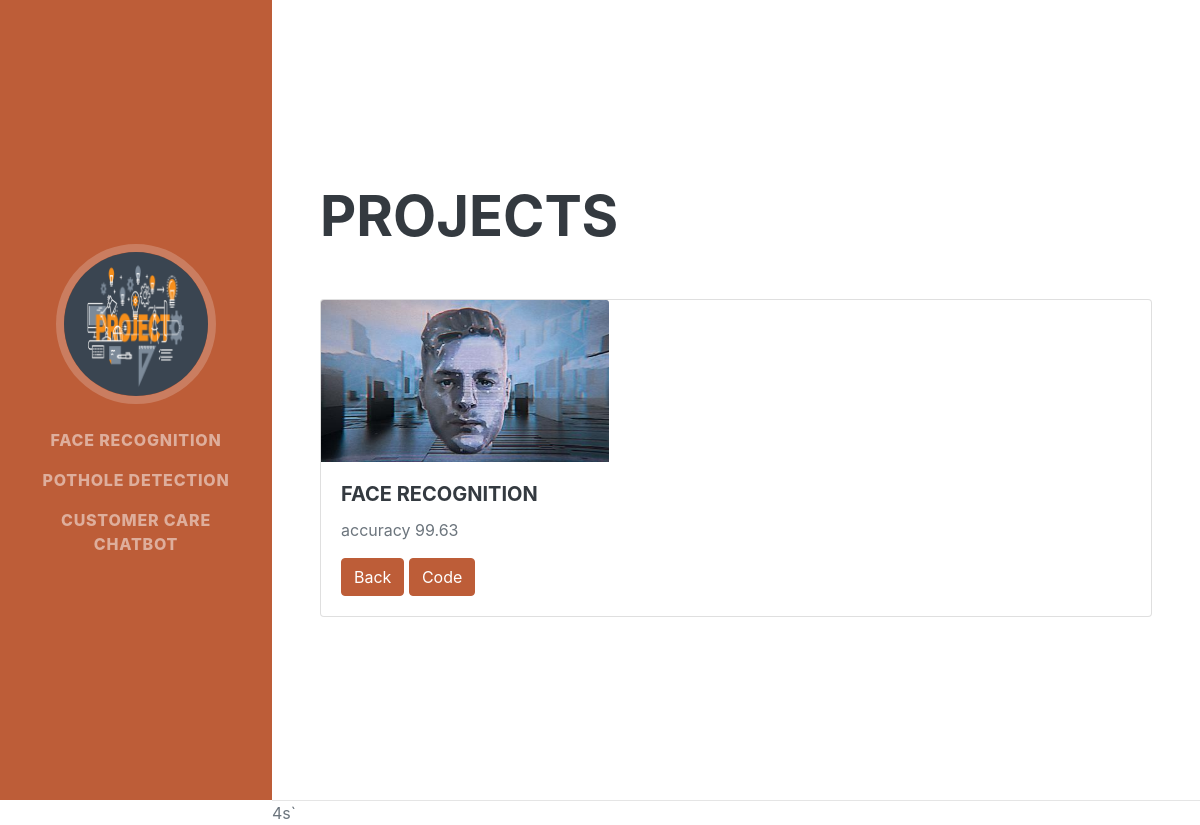
The page /details/1 on the database its author committed.
### core/models.py (models this page shows, shortened)
class Project(models.Model):
    title = models.CharField(max_length=200)
    description = models.CharField(max_length=500)
    image = models.ImageField(upload_to='images/')
    url = models.URLField(blank=True)

### core/views.py (the view)
# urls.py: path('details/<int:pk>',views.details,name='details'),
def details(request,pk):
    obj = get_object_or_404(Project,id=pk)
    objs = Project.objects.all()
    context = {
        'obj':obj,
        'objs':objs
    }
    return render(request,'details.html',context)

### core/templates/details.html (shortened to what this page needs)
<!DOCTYPE html>
<html lang="en">
{% load static %}
    <head>
        <link href="{% static 'css/css.css' %}" rel="stylesheet" type="text/css" />
        <link href="{% static 'css/css2.css' %}" rel="stylesheet" type="text/css" />
        <link href="{% static 'css/styles.css' %}" rel="stylesheet" />
    </head>
    <body id="page-top">
        <nav class="navbar navbar-expand-lg navbar-dark bg-primary fixed-top" id="sideNav">
            <a class="navbar-brand js-scroll-trigger" href="#page-top">
                <span class="d-none d-lg-block"><img class="img-fluid img-profile rounded-circle mx-auto mb-2" src="{% static 'assets/img/project2.png' %}" alt="" /></span>
            </a>
            <div class="collapse navbar-collapse" id="navbarSupportedContent">
                <ul class="navbar-nav">
                    {% for obj in objs %}
                        <li class="nav-item"><a class="nav-link js-scroll-trigger" href="{% url 'details' obj.id %}">{{ obj.title }}</a></li>
                    {% endfor %}
                </ul>
            </div>
        </nav>
            <section class="resume-section" id="projects">
                <div class="resume-section-content">
                    <h2 class="mb-5">Projects</h2>
                    <div class="card" >
                        <img src="{{ obj.image.url }}" class="card-img-top" style="width: 18rem;" alt="...">
                        <div class="card-body">
                            <h5 class="card-title">{{ obj.title }}</h5>
                            <p class="card-text">{{ obj.description }}</p>
                            <a href="{% url 'index' %}" class="btn btn-primary">Back</a>
                            <a href="#" class="btn btn-primary">Code</a>
                        </div>
                    </div>
                </div>
            </section>
            <hr class="m-0" />
    </body>
</html>

### rows shown on the page
Project: title "FACE RECOGNITION", image (picture), description "accuracy 99.63"
Project: title "POTHOLE DETECTION"
Project: title "CUSTOMER CARE CHATBOT"
